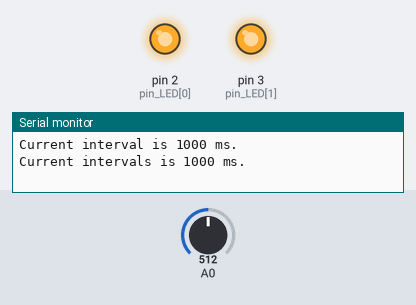
A sketch run on a simulated Arduino Uno, built with avr-gcc and run on an emulated ATmega328P. On the bench: output pins drawn as LEDs (lit = HIGH), the last lines printed to the serial monitor. Dashed ring = blinking. The test bench sets the inputs (shaded band); at power-on: A0 = 512.

Above: at 1.2 s.
1.3 s: A0 set to 716
At 3.2 s:
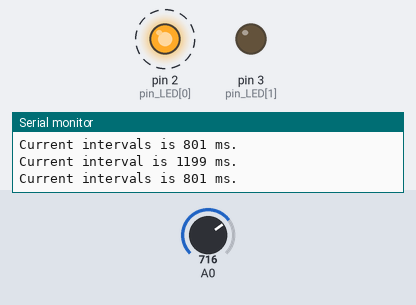
4.3 s: A0 set to 900
At 6.5 s:
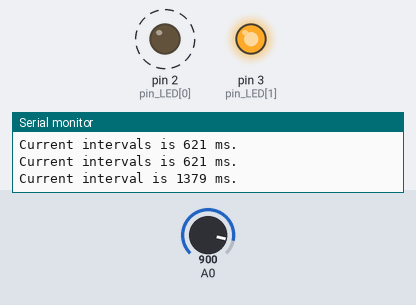
7.3 s: A0 set to 1023
Timing chart, 0 to 16.3 s (numbered marks = the images above; inputs shaded):
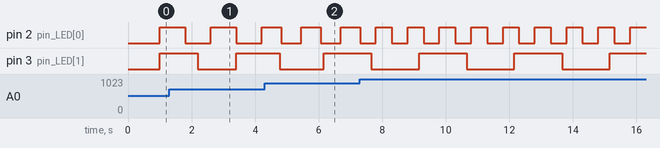

The sketch:

HW6_201824447.ino
```cpp
int pin_LED[] = {2, 3};
unsigned long time_previous, time_current;
unsigned long time_previouss, time_currents;
unsigned long interval = 1000;
unsigned long intervals = 1000;
boolean LED_state = false;
boolean LED_states = false;

void setup() {
 pinMode(A0, INPUT);
 for(int i=0; i<2; i++){
 pinMode(pin_LED[i], OUTPUT);
 digitalWrite(pin_LED[i], LED_state);
 }
 Serial.begin(9600);
 time_previous = millis();
 time_previouss = millis();
}
void loop() {
 time_current = millis();
 time_currents = millis();
 if (time_current - time_previous >= interval) {
 Serial.print("Current interval is ");
 Serial.print(interval);
 Serial.println(" ms.");
 time_previous = time_current;
 LED_state = !LED_state;
 digitalWrite(pin_LED[1], LED_state);
 }
 if (time_currents - time_previouss >= intervals) {
 Serial.print("Current intervals is ");
 Serial.print(intervals);
 Serial.println(" ms.");
 time_previouss = time_currents;
 LED_states = !LED_states;
 digitalWrite(pin_LED[0], LED_states);
 }
 int adc = analogRead(A0);
 interval = map(adc, 0, 1023, 500, 1500);
 intervals = map(adc, 0, 1023, 1500, 500);
}
```

Measured:
- by itself, pin 2 (pin_LED[0]): alternates HIGH for 0.50 s and LOW for 0.50 s
- by itself, pin 3 (pin_LED[1]): alternates HIGH for 1.5 s and LOW for 1.5 s
